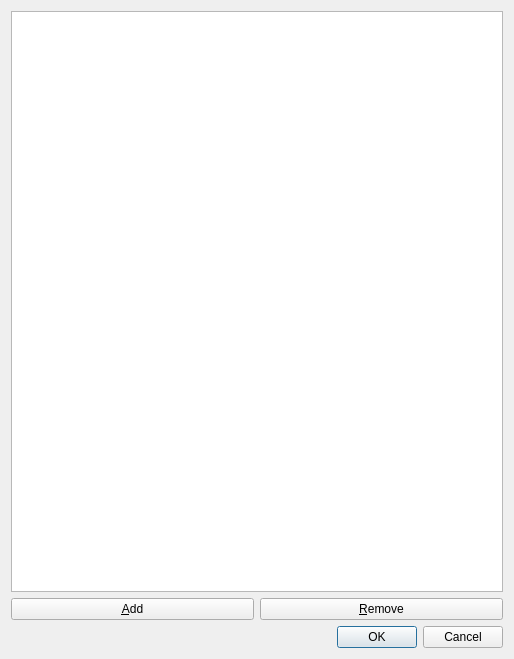
<?xml version="1.0" encoding="UTF-8"?>
<ui version="4.0">
 <class>Tokens</class>
 <widget class="QDialog" name="Tokens">
  <property name="geometry">
   <rect>
    <x>0</x>
    <y>0</y>
    <width>514</width>
    <height>659</height>
   </rect>
  </property>
  <property name="windowTitle">
   <string>Mumble - Access Tokens</string>
  </property>
  <layout class="QVBoxLayout" name="verticalLayout">
   <item>
    <widget class="QListWidget" name="qlwTokens">
     <property name="toolTip">
      <string>List of access tokens on current server</string>
     </property>
     <property name="whatsThis">
      <string>&lt;b&gt;This is an editable list of access tokens on the connected server.&lt;/b&gt;
&lt;br /&gt;
An access token is a text string, which can be used as a password for very simple access management on channels. Mumble will remember the tokens you've used and resend them to the server next time you reconnect, so you don't have to enter these every time.
</string>
     </property>
     <property name="editTriggers">
      <set>QAbstractItemView::DoubleClicked|QAbstractItemView::EditKeyPressed</set>
     </property>
     <property name="alternatingRowColors">
      <bool>true</bool>
     </property>
     <property name="selectionMode">
      <enum>QAbstractItemView::MultiSelection</enum>
     </property>
     <property name="sortingEnabled">
      <bool>true</bool>
     </property>
    </widget>
   </item>
   <item>
    <layout class="QHBoxLayout">
     <item>
      <widget class="QPushButton" name="qpbAdd">
       <property name="toolTip">
        <string>Add a token</string>
       </property>
       <property name="text">
        <string>&amp;Add</string>
       </property>
      </widget>
     </item>
     <item>
      <widget class="QPushButton" name="qpbRemove">
       <property name="toolTip">
        <string>Remove a token</string>
       </property>
       <property name="text">
        <string>&amp;Remove</string>
       </property>
      </widget>
     </item>
    </layout>
   </item>
   <item>
    <widget class="QDialogButtonBox" name="qbbButtons">
     <property name="orientation">
      <enum>Qt::Horizontal</enum>
     </property>
     <property name="standardButtons">
      <set>QDialogButtonBox::Cancel|QDialogButtonBox::Ok</set>
     </property>
    </widget>
   </item>
  </layout>
 </widget>
 <tabstops>
  <tabstop>qlwTokens</tabstop>
  <tabstop>qpbAdd</tabstop>
  <tabstop>qpbRemove</tabstop>
  <tabstop>qbbButtons</tabstop>
 </tabstops>
 <resources/>
 <connections>
  <connection>
   <sender>qbbButtons</sender>
   <signal>accepted()</signal>
   <receiver>Tokens</receiver>
   <slot>accept()</slot>
   <hints>
    <hint type="sourcelabel">
     <x>227</x>
     <y>617</y>
    </hint>
    <hint type="destinationlabel">
     <x>157</x>
     <y>274</y>
    </hint>
   </hints>
  </connection>
  <connection>
   <sender>qbbButtons</sender>
   <signal>rejected()</signal>
   <receiver>Tokens</receiver>
   <slot>reject()</slot>
   <hints>
    <hint type="sourcelabel">
     <x>295</x>
     <y>623</y>
    </hint>
    <hint type="destinationlabel">
     <x>286</x>
     <y>274</y>
    </hint>
   </hints>
  </connection>
 </connections>
</ui>
